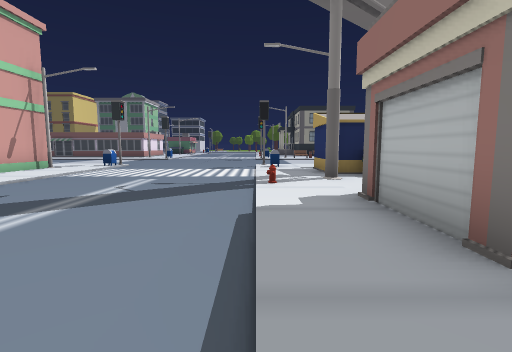
View 1 (above)

20 first-person views from a walk through a Unity game level. The camera is 1.5 m above the floor, tilts 6° down and sees 85° across. The floor is counted in squares, 2 m on a side. Each view is taken from the middle of a square. On the plan, view 1 faces up. The plan holds only what a view shows up to about 10 squares ahead; the rest is blank. The place goes on beyond the plan. The player character is not drawn. Some animated figures are not drawn.

View 2
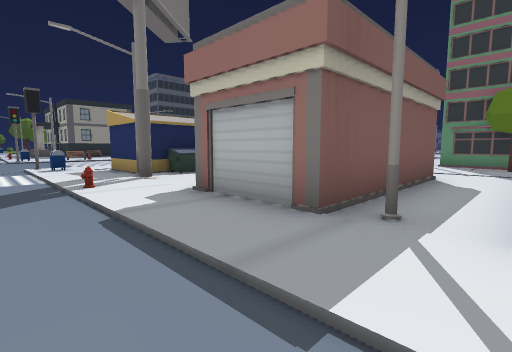

View 3
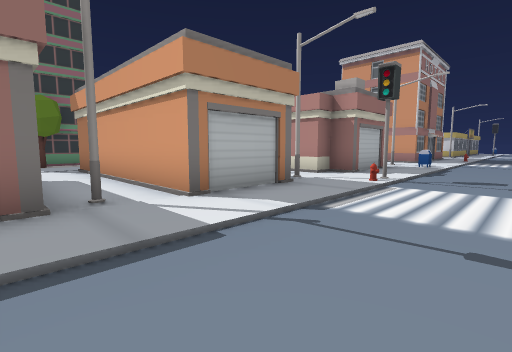

View 4
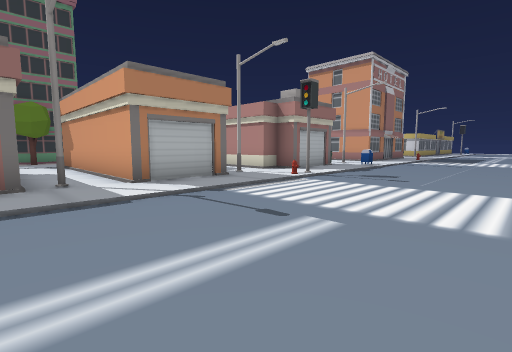

View 5
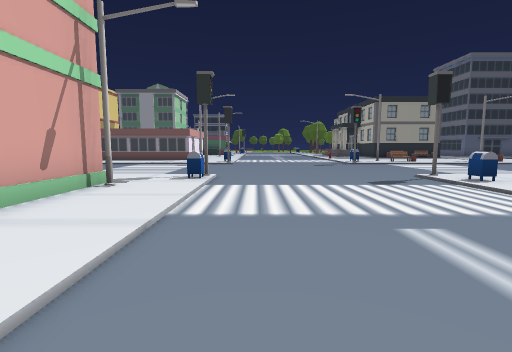

View 6
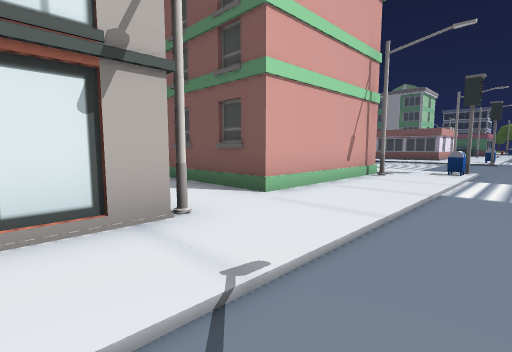

View 7
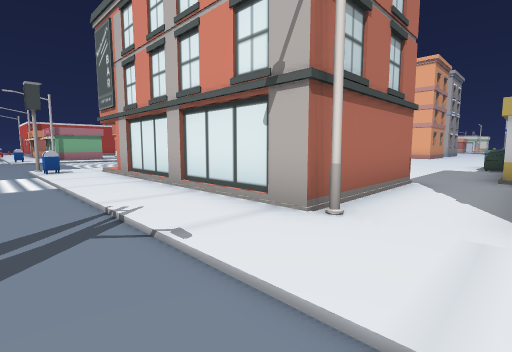

View 8
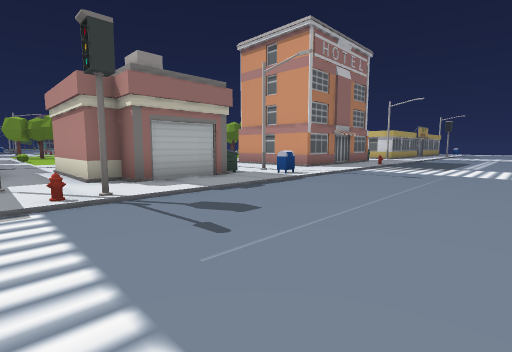

View 9
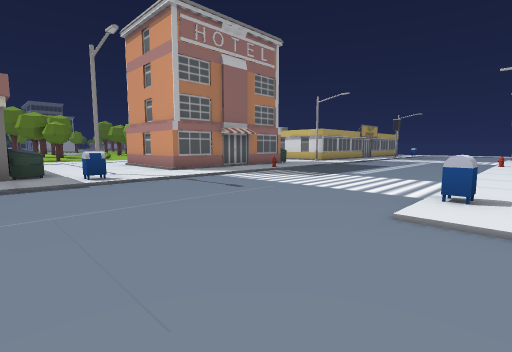

View 10
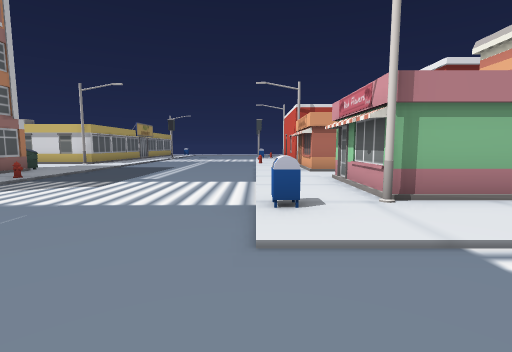

View 11
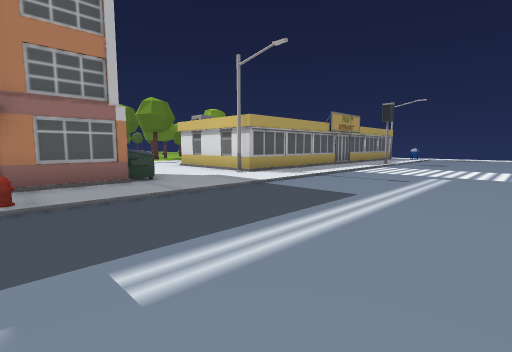

View 12
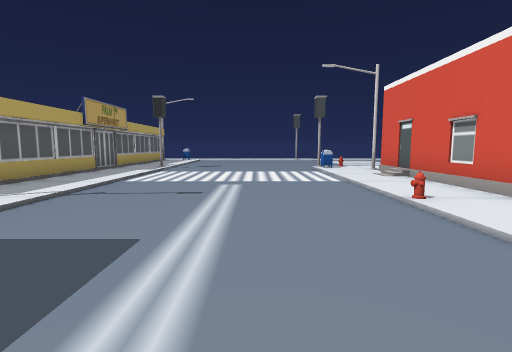

View 13
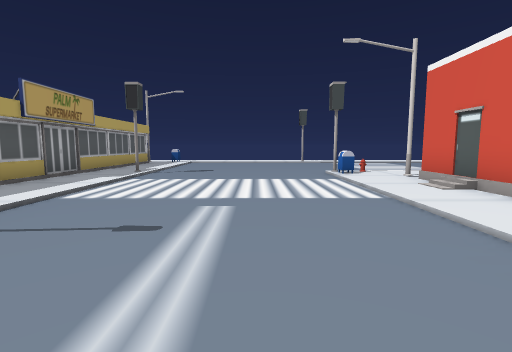

View 14
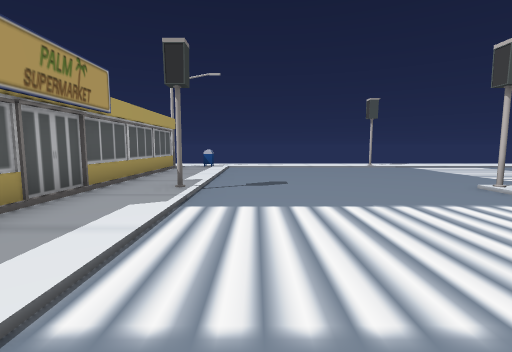

View 15
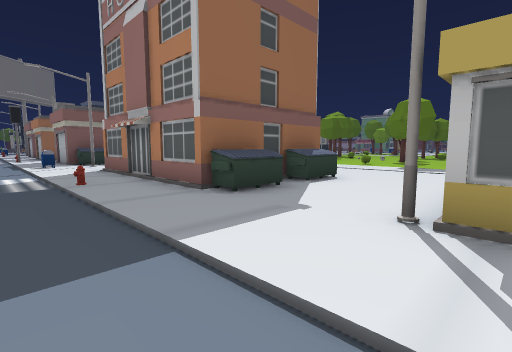

View 16
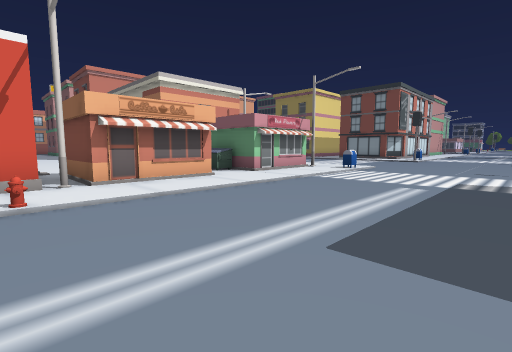

View 17
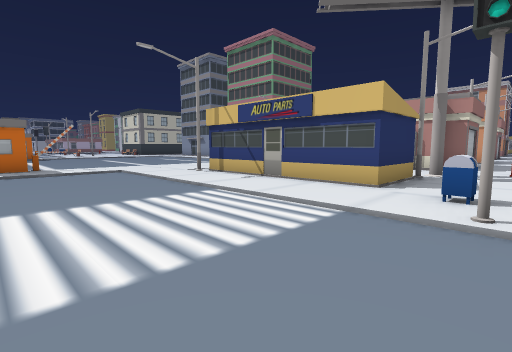

View 18
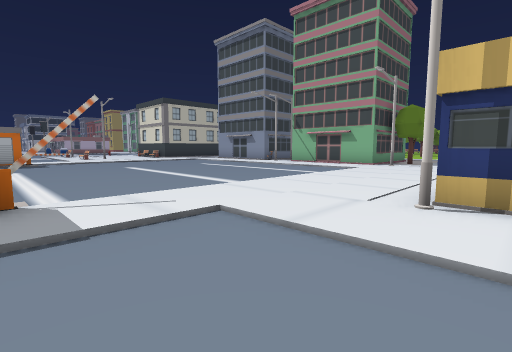

View 19
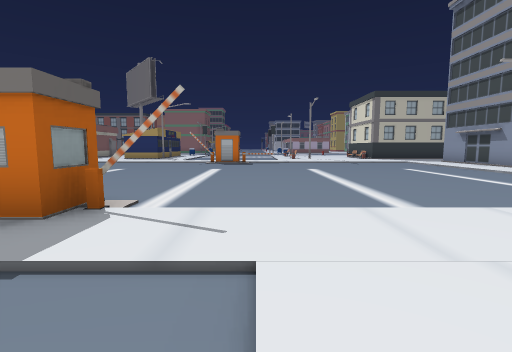

View 20
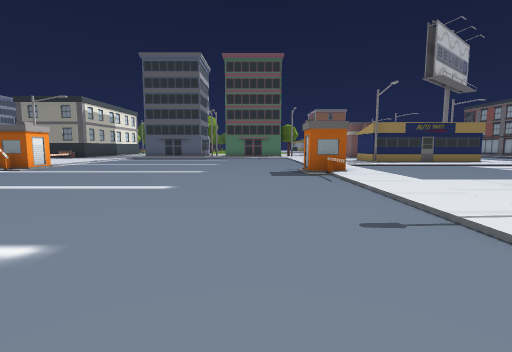

### Floor plan
Key: @ floor where view 1 was taken; # wall or solid block; . main floor; : floor 0.25 m higher than the main floor; / step, stairs or slope; M mailbox; S streetlight; B building; I billboard; H hydrant; U dumpster; T tree; O other object.
Columns run from 8 left of view 1 to 25 right of it. Each row starts with its distance up from view 1.
 15                   B   ....
 14 .. ..............:B.........  ....
 13 .................:#.........B:....
 12 .................:/.........B:....
 11  //O....O////////:/.........B:...
 10  ::M..../M::::::::/........./:/./
  9  S:/..../:B####S::/........./::
  8  #:/..../:##    ::/........./::
  7  #:/..../:SUU   ::/........./:
  6  #:/..../:I.    ::/........./
  5 B#:/....H:.     ::/.........
  4 .S:/..../:##    :://   ////
  3 ##:/..../:##     ::     ::
  2  #:/..../:B####. :S#  BO
  1  #:/..../:S..... :.#
  0  #:/....@:###### :T
 -1  #:/..../:#
 -2  #:/..../:#
 -3  B:/..../:S.
 -4  ::M....H:....
 -5  //O....O:####
 -6   ....../:#
 -7   ....../:B
 -8   ....../:UU.
 -9   ....../MS..
-10  ///..../:
-11 :S:M..../:###
-12 #B:/..../:#
-13 ##:/..../:#
-14 ##:/....H:#
-15 U.:/..../:##
-16  #:/..../:U#U#..
-17  B:/..../:......
-18  #:/..../:......
-19  S:/..../:S....
-20  #:H..../:####
-21  #:/..../:#
-22  #:/..../:#
-23  #//..../:#
-24  B:/..../:#
-25  S:M..../:#
-26  /OO....O:#
-27 ......../:#
-28 ......../:#
-29 ......../:#
-30 ......../:#
-31 ///O/////MS

Positions as (right, up) in squares from view 1, and headings:
1: (0, 0), facing up
2: (-1, 0), facing up-right
3: (-2, 2), facing down-right
4: (-4, 2), facing down-right
5: (-4, 4), facing up
6: (-4, 2), facing up-left
7: (-4, 5), facing down-left
8: (-4, -3), facing down-right
9: (-6, -7), facing down-right
10: (-5, -8), facing down
11: (-4, -14), facing down-right
12: (-3, -16), facing down
13: (-3, -18), facing down
14: (-1, -21), facing down
15: (-1, -20), facing up-right
16: (-1, -20), facing up-left
17: (0, 14), facing down-right
18: (6, 13), facing down-right
19: (7, 11), facing right
20: (18, 4), facing up
